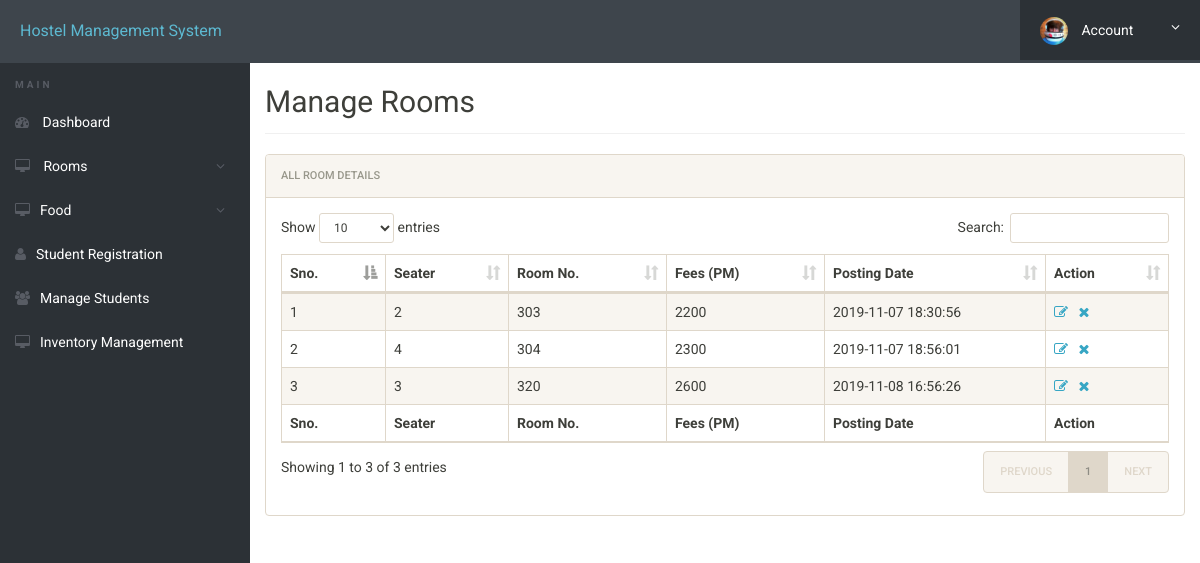
Screenshot of /admin/manage-rooms.php (signed in) with the database file from the repository.
### tables this page shows
CREATE TABLE `rooms` (
  `id` int(11) NOT NULL,
  `seater` int(11) NOT NULL,
  `room_no` int(11) NOT NULL,
  `fees` int(11) NOT NULL,
  `posting_date` timestamp NOT NULL DEFAULT current_timestamp()
);

### admin/manage-rooms.php (the view, shortened to what this page needs)
<?php
include('includes/config.php');
?>
<!doctype html>
<html lang="en" class="no-js">
<head>
	<link rel="stylesheet" href="css/font-awesome.min.css">
	<link rel="stylesheet" href="css/bootstrap.min.css">
	<link rel="stylesheet" href="css/dataTables.bootstrap.min.css">
	<link rel="stylesheet" href="css/bootstrap-social.css">
	<link rel="stylesheet" href="css/bootstrap-select.css">
	<link rel="stylesheet" href="css/fileinput.min.css">
	<link rel="stylesheet" href="css/awesome-bootstrap-checkbox.css">
	<link rel="stylesheet" href="css/style.css">
</head>
<body>
	<?php include('includes/header.php');?>
	<div class="ts-main-content">
			<?php include('includes/sidebar.php');?>
		<div class="content-wrapper">
			<div class="container-fluid">
				<div class="row">
					<div class="col-md-12">
					<br><br>
						<h2 class="page-title">Manage Rooms</h2>
						<div class="panel panel-default">
							<div class="panel-heading">All Room Details</div>
							<div class="panel-body">
								<table id="zctb" class="display table table-striped table-bordered table-hover" cellspacing="0" width="100%">
									<thead>
										<tr>
											<th>Sno.</th>
											<th>Seater</th>
											<th>Room No.</th>
											<th>Fees (PM) </th>
											<th>Posting Date  </th>
											<th>Action</th>
										</tr>
									</thead>
									<tfoot>
										<tr>
											<th>Sno.</th>
											<th>Seater</th>
											<th>Room No.</th>
											<th>Fees (PM) </th>
											<th>Posting Date  </th>
											<th>Action</th>
										</tr>
									</tfoot>
									<tbody>
<?php
$ret="select * from rooms";
$stmt= $mysqli->prepare($ret) ;
$stmt->execute() ;
$res=$stmt->get_result();
$cnt=1;
while($row=$res->fetch_object())
	  {
	  	?>
<tr><td><?php echo $cnt;;?></td>
<td><?php echo $row->seater;?></td>
<td><?php echo $row->room_no;?></td>
<td><?php echo $row->fees;?></td>
<td><?php echo $row->posting_date;?></td>
<td><a href="edit-room.php?id=<?php echo $row->id;?>"><i class="fa fa-edit"></i></a>&nbsp;&nbsp;
<a href="manage-rooms.php?del=<?php echo $row->id;?>" onclick="return confirm("Do you want to delete");"><i class="fa fa-close"></i></a></td>
										</tr>
									<?php
$cnt=$cnt+1;
									 } ?>
									</tbody>
								</table>
							</div>
						</div>
					</div>
				</div>
			</div>
		</div>
	</div>
</body>
</html>

### admin/includes/header.php (shortened to what this page needs)
<div class="brand clearfix">
		<a href="#" class="logo" style="font-size:16px;">Hostel Management System</a>
		<ul class="ts-profile-nav">
			<li class="ts-account">
				<a href="#"><img src="img/ts-avatar.jpg" class="ts-avatar hidden-side" alt=""> Account <i class="fa fa-angle-down hidden-side"></i></a>
			</li>
		</ul>
	</div>

### admin/includes/sidebar.php (shortened to what this page needs)
<nav class="ts-sidebar">
			<ul class="ts-sidebar-menu">
				<li class="ts-label">Main</li>
				<li><a href="dashboard.php"><i class="fa fa-dashboard"></i> Dashboard</a></li>
					<li><a href="#"><i class="fa fa-desktop"></i> Rooms</a>
				</li>
				<li><a href="#"><i class="fa fa-desktop"></i>Food </a>
				</li>
				<li><a href="registration.php"><i class="fa fa-user"></i>Student Registration</a></li>
				<li><a href="manage-students.php"><i class="fa fa-users"></i>Manage Students</a></li>
				<li><a href="MODULE-LIBRE/Inventory.php"><i class="fa fa-desktop"></i>Inventory Management</a></li>
		</nav>

### admin/css/style.css (style rules this page uses)
html { font-size: 14px; }
@media only screen and (min-width: 480px) { html { font-size: 17px; } }
@media only screen and (min-width: 768px) { html { font-size: 14px; } }
body { font-size: 1em; }
a { color: #37a6c4; }
.panel { overflow: hidden; }
ul, li { margin: 0; padding: 0; list-style: none; }
.page-title { padding-bottom: 15px; margin-bottom: 20px; border-bottom: 1px solid #f0f0f0; }
.brand { background: #3e454c; position: relative; z-index: 3; position: fixed; width: 100%; top: 0; }
.brand .logo { box-sizing: border-box; padding: 20px; float: left; display: block; width: 200px; }
@media only screen and (min-width: 992px) { .brand .logo { width: 250px; } }
.brand .ts-profile-nav { float: right; display: none; }
.brand .ts-profile-nav li { float: left; position: relative; }
.brand .ts-profile-nav li a { display: block; padding: 20px; color: #fff; }
.brand .ts-profile-nav .ts-account .fa-angle-down { float: right; }
.brand .ts-profile-nav .ts-account > a { width: 180px; background: #2c3136; }
.brand .ts-profile-nav .ts-account .ts-avatar { border-radius: 50%; height: 28px; margin: -10px 0; margin-right: 10px; }
@media only screen and (min-width: 992px) { .brand .ts-profile-nav { display: block; } }
.ts-sidebar { background: #2c3136; max-height: 0; transition: max-height 0.3s; overflow: hidden; position: fixed; z-index: 2; width: 100%; bottom: 0; top: 60px; overflow-y: auto; }
@media only screen and (min-width: 992px) { .ts-sidebar { max-height: 100%; bottom: 0; } }
.ts-sidebar-menu .ts-label { color: #585c64; font-weight: bold; padding: 8px 15px; text-transform: uppercase; font-size: 10px; letter-spacing: 3px; margin-top: 10px; }
.ts-sidebar-menu a { display: block; text-decoration: none; padding: 12px 15px; color: #fff; }
.ts-sidebar-menu li { position: relative; }
.ts-sidebar-menu li i { color: #585c64; margin-right: 10px; }
.ts-main-content .content-wrapper { padding-top: 15px; margin-top: 10px; }
@media only screen and (min-width: 992px) { .ts-main-content .ts-sidebar { width: 250px; float: left; } }
@media only screen and (min-width: 992px) { .ts-main-content .content-wrapper { margin-left: 250px; } }

### rows the page displays
rooms: seater "2", room_no "303", fees "2200", posting_date "2019-11-07 18:30:56"
rooms: seater "4", room_no "304", fees "2300", posting_date "2019-11-07 18:56:01"
rooms: seater "3", room_no "320", fees "2600", posting_date "2019-11-08 16:56:26"
